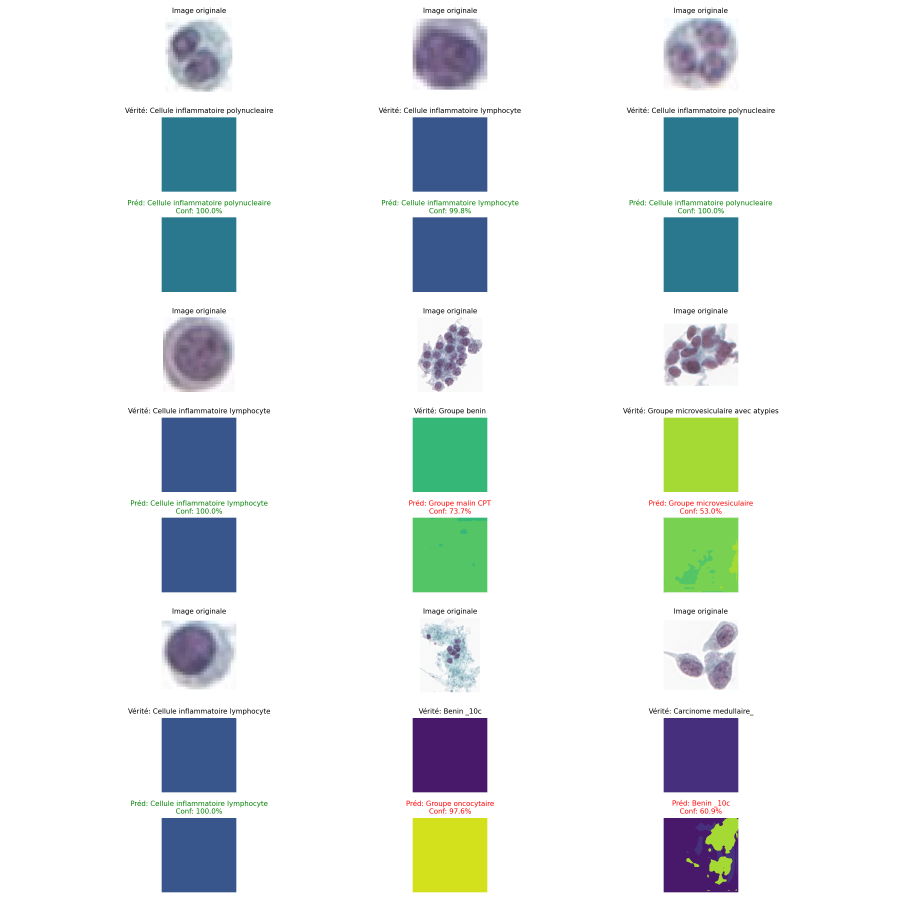
#> input picture prediction_samples/detailed_predictions_v1.png, 2700 x 2700 px (shown at 1/3 size); its folder holds only this picture in this run
$ python -i mask.py   (imports and definitions only)
#> lines starting #> are read from the running program, lines starting #| are printed output that depends on the picture; after the words box and inside, x2 and y2 are one past the last pixel; in counts of white or black regions, pixels touching at a corner belong together
import os
import cv2
import numpy as np
from pathlib import Path
from PIL import Image, ImageDraw
import matplotlib.pyplot as plt

# === CHEMINS ===
input_dir = Path('categorized_thumbnail_windows_224_224')
output_dir = Path('categorized_mask_v2')
# [1 line not run here, left out]

# === CHARGEMENT DES CATÉGORIES ===
# [2 lines that did not run here, left out]
# [1 line that did not run here, left out]
# [2 lines not run here, left out]

# Vérifier si le dossier de debug existe, sinon le créer
debug_dir = output_dir / 'debug'
# [1 line not run here, left out]

# Fonction pour détecter et segmenter les cellules dans une image
def segment_cells(image_path, debug=False):
    # Charger l'image avec OpenCV
#> called with debug = False
    img = cv2.imread(str(image_path))
#> img is the input picture: shape (2700, 2700, 3); mean B, G, R 233.3, 233, 227.7
    if img is None:
        raise ValueError(f"Impossible de charger l'image: {image_path}")

    # Convertir en niveaux de gris
    gray = cv2.cvtColor(img, cv2.COLOR_BGR2GRAY)
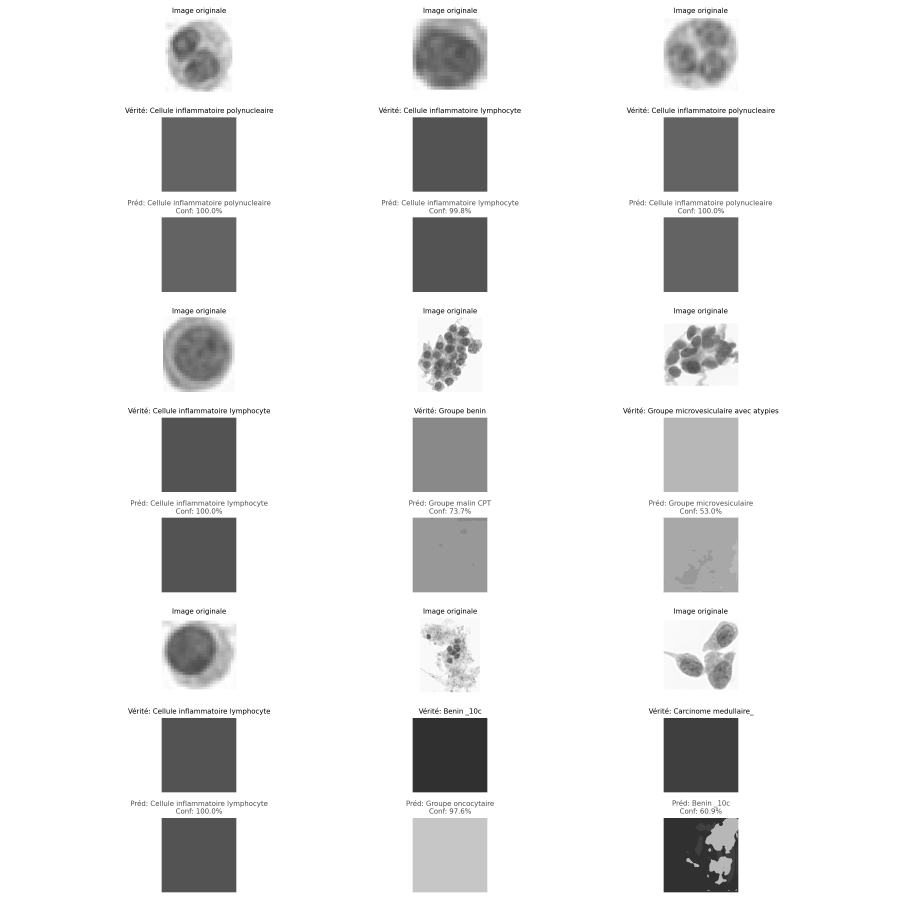
#> gray: shape (2700, 2700) (shown at 1/3 size); min 0, max 255, mean 231.4

    # Appliquer un flou gaussien pour réduire le bruit
    blurred = cv2.GaussianBlur(gray, (5, 5), 0)

    # Appliquer une binarisation adaptative pour identifier les cellules
    # Les paramètres peuvent nécessiter des ajustements selon vos images
    thresh = cv2.adaptiveThreshold(
        blurred, 255, cv2.ADAPTIVE_THRESH_GAUSSIAN_C,
        cv2.THRESH_BINARY_INV, 11, 2
    )
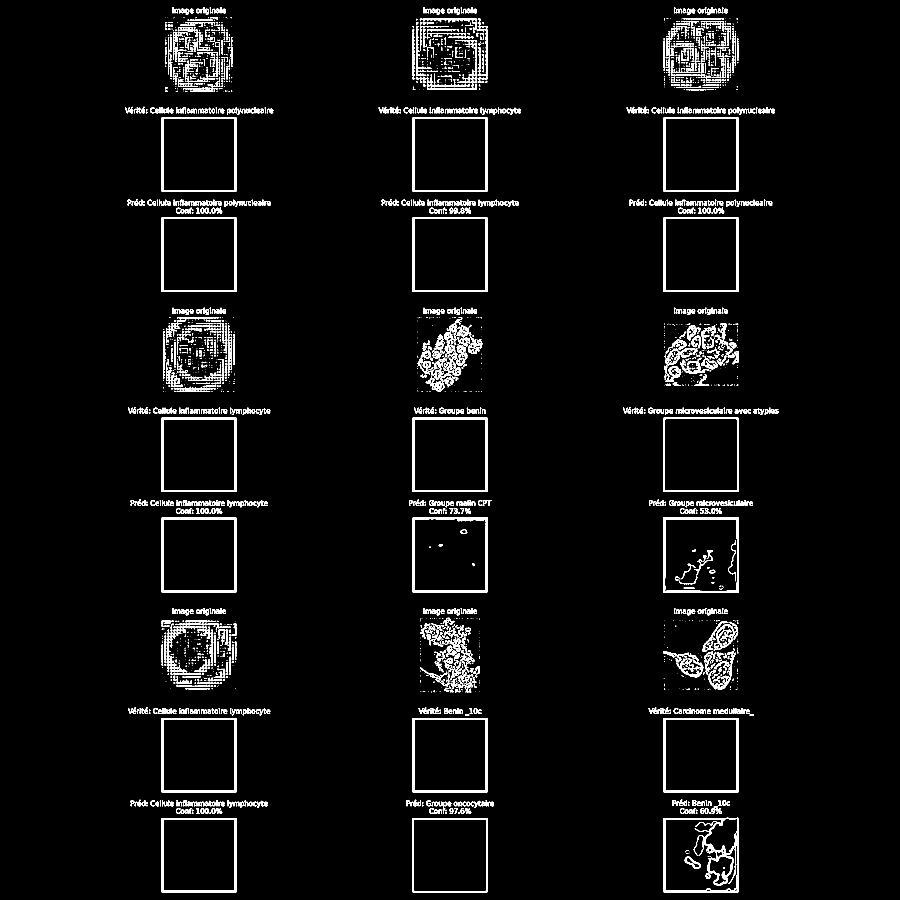
#> thresh: shape (2700, 2700) (shown at 1/3 size); 3.4% white; 2983 white regions (1502 under 20 px), largest, box (x1, y1, x2, y2) and area: (1991, 2453, 2216, 2677) 8561, (1238, 1552, 1463, 1777) 4566, (1238, 652, 1462, 876) 4384

    # Opérations morphologiques pour nettoyer le masque
    kernel = np.ones((3, 3), np.uint8)
    opening = cv2.morphologyEx(thresh, cv2.MORPH_OPEN, kernel, iterations=1)
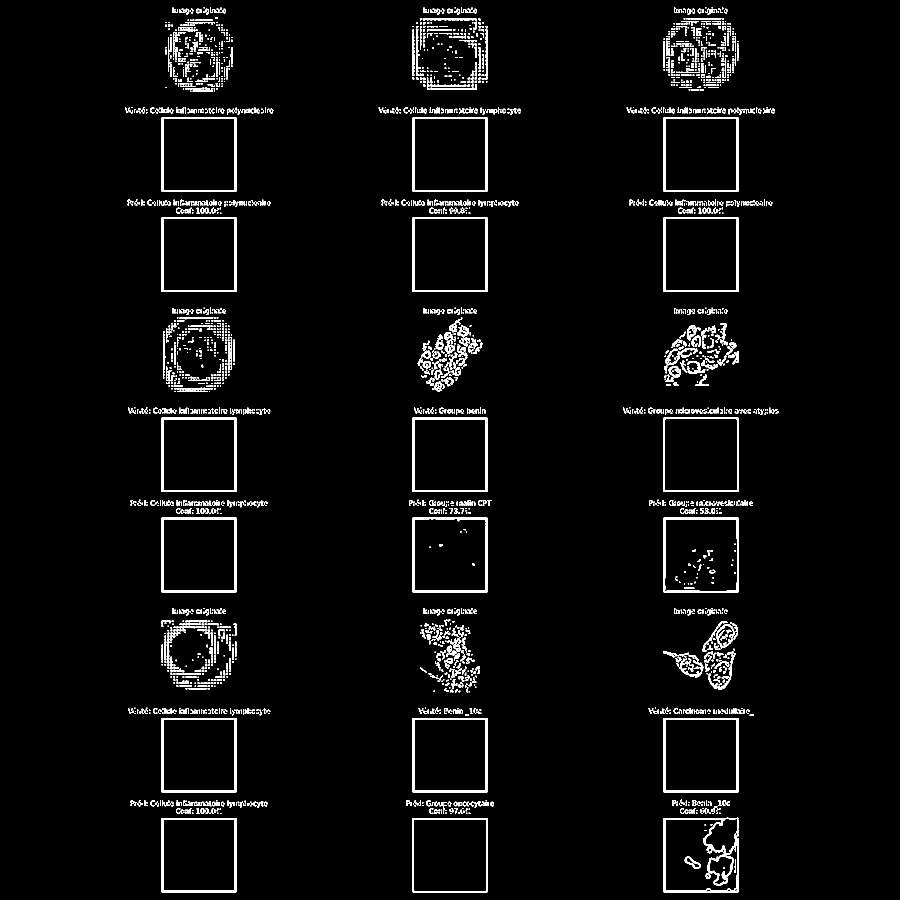
#> opening: shape (2700, 2700) (shown at 1/3 size); 2.9% white; 3691 white regions (1800 under 20 px)

    # Trouver les contours des cellules
    contours, _ = cv2.findContours(opening, cv2.RETR_EXTERNAL, cv2.CHAIN_APPROX_SIMPLE)
#> contours = 3642 contours, 2464 with area under 20; largest, box (x1, y1, x2, y2) and area: (1991, 1553, 2215, 1777) 49729, (1238, 1553, 1462, 1777) 49729, (485, 1553, 709, 1777) 49729, (1991, 652, 2215, 876) 49729, (1238, 652, 1462, 876) 49729

    # Filtrer les contours trop petits (bruit)
    min_contour_area = 50  # Ajuster selon la taille de vos cellules
    valid_contours = [cnt for cnt in contours if cv2.contourArea(cnt) > min_contour_area]
#> valid_contours = 295 contours; largest, box (x1, y1, x2, y2) and area: (1991, 1553, 2215, 1777) 49729, (1238, 1553, 1462, 1777) 49729, (485, 1553, 709, 1777) 49729, (1991, 652, 2215, 876) 49729, (1238, 652, 1462, 876) 49729

    # Si aucun contour valide n'est trouvé, utiliser une approche différente
    if not valid_contours:
        # Essayer une autre méthode de segmentation (seuillage d'Otsu)
        _, otsu = cv2.threshold(blurred, 0, 255, cv2.THRESH_BINARY_INV+cv2.THRESH_OTSU)
        # Trouver les contours avec cette nouvelle méthode
        contours, _ = cv2.findContours(otsu, cv2.RETR_EXTERNAL, cv2.CHAIN_APPROX_SIMPLE)
        valid_contours = [cnt for cnt in contours if cv2.contourArea(cnt) > min_contour_area]

    # Si toujours aucun contour valide, considérer l'image entière comme une cellule
    if not valid_contours:
        height, width = gray.shape
        # Créer un contour rectangulaire pour toute l'image
        rect_contour = np.array([[[10, 10]], [[width-10, 10]], [[width-10, height-10]], [[10, height-10]]])
        valid_contours = [rect_contour]

    # Créer le masque de segmentation
    mask = np.zeros_like(gray)
    cv2.drawContours(mask, valid_contours, -1, 255, -1)
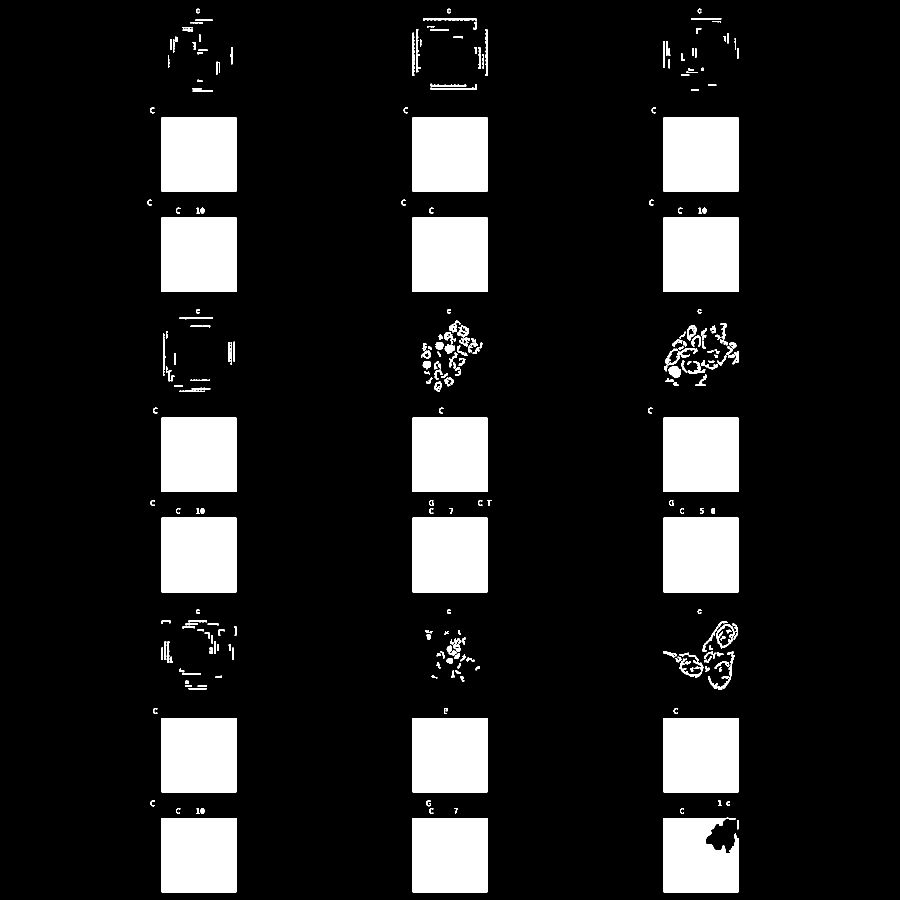
#> mask: shape (2700, 2700) (shown at 1/3 size); 12.9% white; 295 white regions, largest, box (x1, y1, x2, y2) and area: (485, 652, 709, 876) 50176, (1238, 652, 1462, 876) 50176, (1991, 652, 2215, 876) 50176

    # Optionnel : ajouter des bordures aux cellules pour mieux les visualiser
    contour_mask = np.zeros_like(gray)
    cv2.drawContours(contour_mask, valid_contours, -1, 255, 2)
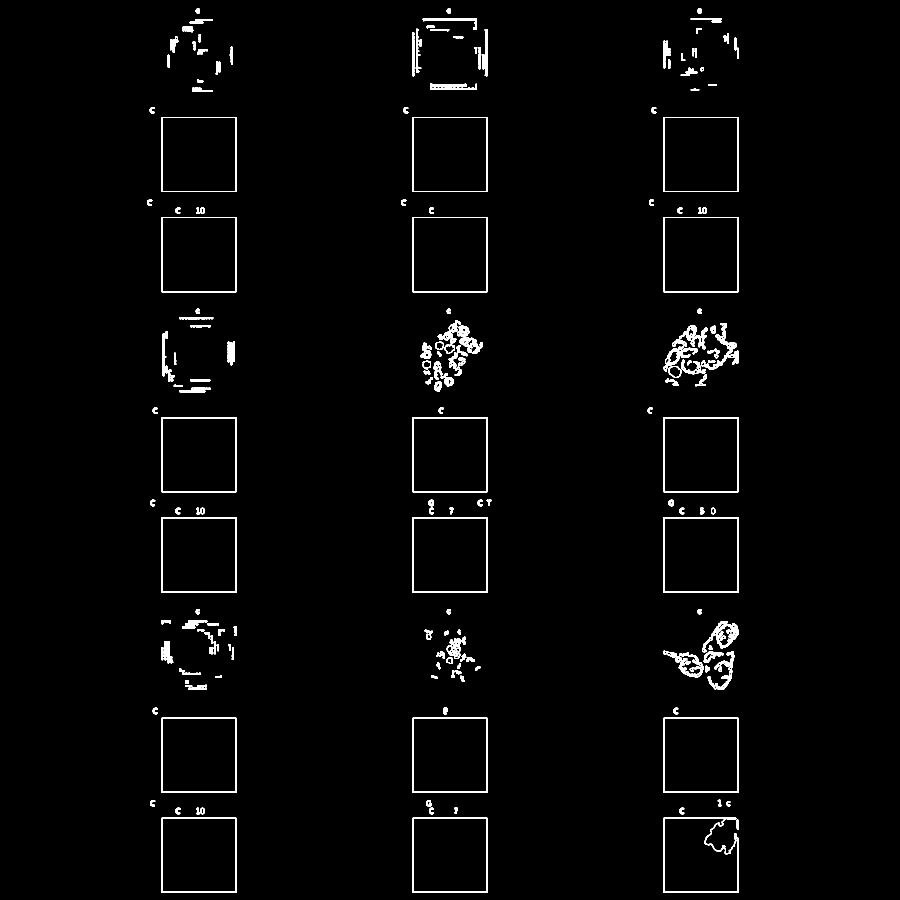
#> contour_mask: shape (2700, 2700) (shown at 1/3 size); 1.6% white; 245 white regions, largest, box (x1, y1, x2, y2) and area: (1990, 2452, 2216, 2678) 3708, (2106, 1863, 2215, 1957) 2956, (484, 651, 710, 877) 2672

    if debug:
        # Retourner les masques et contours pour le débogage
        return mask, contour_mask, valid_contours
    else:
        return mask, valid_contours

# === GÉNÉRATION DES MASQUES PAR CATÉGORIE ===
# [190 lines not run here, left out]

>>> result = segment_cells('prediction_samples/detailed_predictions_v1.png')

$ run again, on prediction_samples/sample_predictions_v1.png
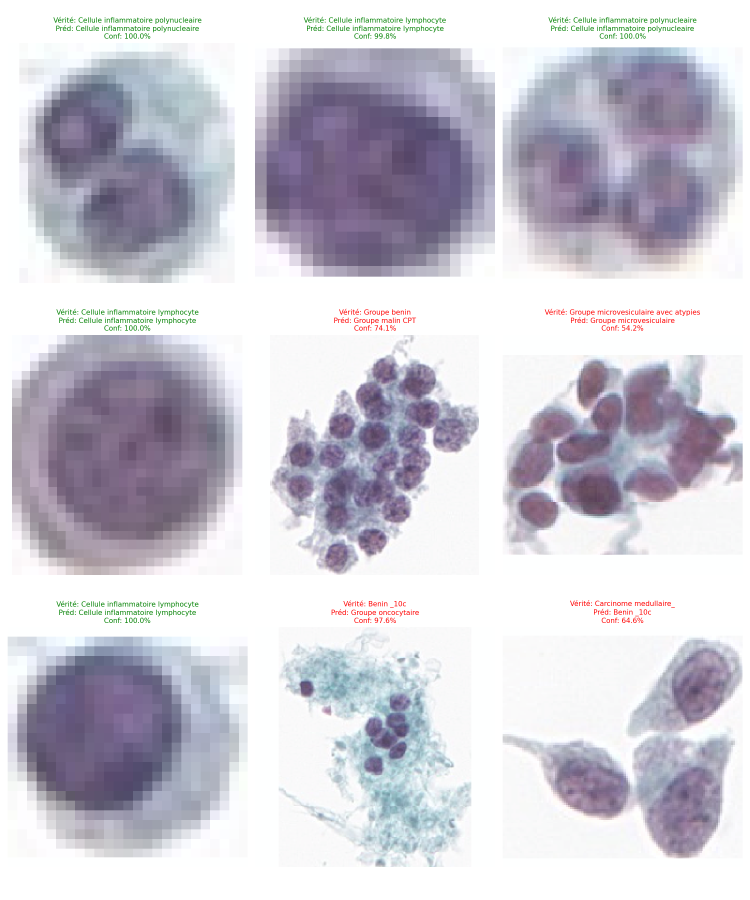
#> input picture prediction_samples/sample_predictions_v1.png, 2250 x 2700 px (shown at 1/3 size)
#> in segment_cells, img is the input picture: shape (2700, 2250, 3); mean B, G, R 211.9, 202, 204.2
#> in segment_cells, `thresh = cv2.adaptiveThreshold( blurred, 255, cv2.ADAPTIVE_THRESH_GAUS..`:
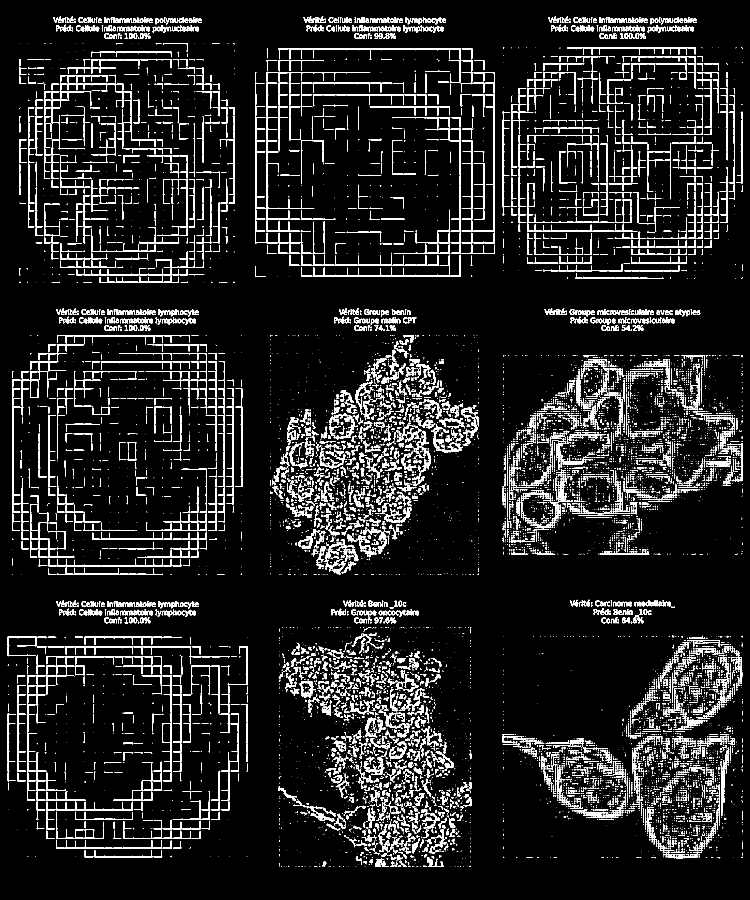
#> thresh: shape (2700, 2250) (shown at 1/3 size); 8.5% white; 12089 white regions (8344 under 20 px), largest, box (x1, y1, x2, y2) and area: (800, 215, 943, 696) 3676, (799, 665, 1316, 798) 3655, (835, 145, 1383, 249) 3415
#> opening: shape (2700, 2250); 6.1% white; 7988 white regions (4144 under 20 px)
#> contours = 7988 contours, 5062 with area under 20; largest, box (x1, y1, x2, y2) and area: (867, 145, 1382, 177) 1994, (765, 282, 796, 696) 1720, (1456, 248, 1485, 696) 1684, (939, 801, 1351, 830) 1651, (36, 1164, 60, 1539) 1490
#> valid_contours = 1298 contours; largest, box (x1, y1, x2, y2) and area: (867, 145, 1382, 177) 1994, (765, 282, 796, 696) 1720, (1456, 248, 1485, 696) 1684, (939, 801, 1351, 830) 1651, (36, 1164, 60, 1539) 1490
#> mask: shape (2700, 2250); 3.6% white; 1298 white regions, largest, box (x1, y1, x2, y2) and area: (867, 145, 1382, 177) 2566, (765, 282, 796, 696) 2264, (1456, 248, 1485, 696) 2205
#> in segment_cells, `cv2.drawContours(contour_mask, valid_contours, -1, 255, 2)`:
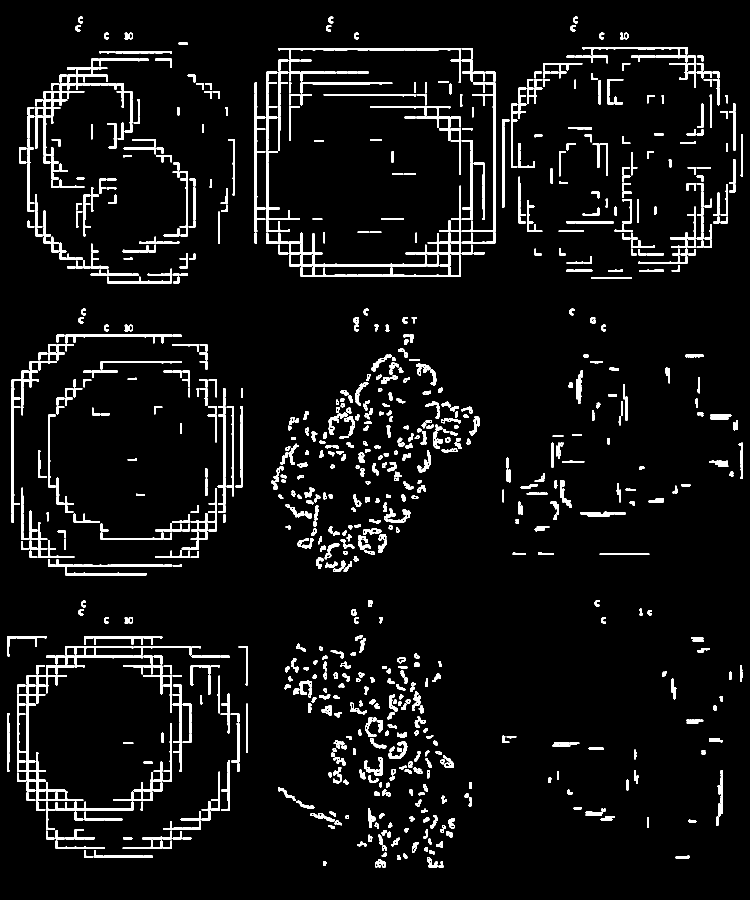
#> contour_mask: shape (2700, 2250) (shown at 1/3 size); 5.5% white; 1023 white regions, largest, box (x1, y1, x2, y2) and area: (799, 215, 870, 696) 4424, (1420, 247, 1486, 731) 3818, (835, 144, 1383, 178) 3635
